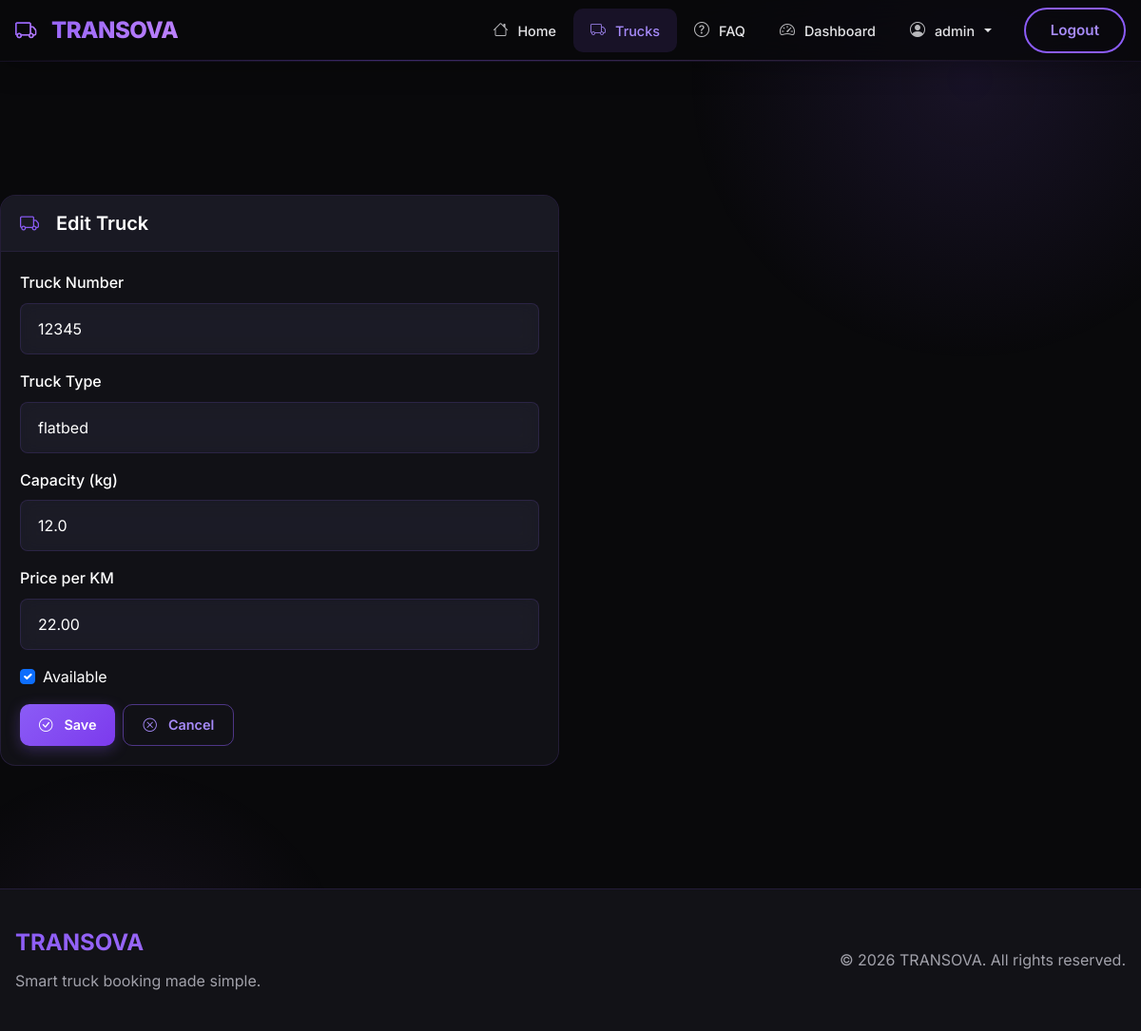
Page /bookings/admin/trucks/2/edit/ (signed in) on the committed database.
### accounts/models.py (models this page shows, shortened)
class User(AbstractUser):
    ROLE_ADMIN = "ADMIN"
    ROLE_COMPANY = "COMPANY"
    ROLE_CUSTOMER = "CUSTOMER"
    ROLE_DRIVER = "DRIVER"
    ROLE_CHOICES = (
        (ROLE_ADMIN, "Admin"),
        (ROLE_COMPANY, "Company"),
        (ROLE_CUSTOMER, "Customer"),
        (ROLE_DRIVER, "Driver"),
    )
    role = models.CharField(max_length=20, choices=ROLE_CHOICES, default=ROLE_CUSTOMER)
    phone = models.CharField(max_length=20, blank=True)
    address = models.TextField(blank=True)
    profile_picture = models.ImageField(
        upload_to="profile_pics/", blank=True, null=True
    )
    date_of_birth = models.DateField(null=True, blank=True)
    gender = models.CharField(
        max_length=10,
        choices=[
            ("male", "Male"),
            ("female", "Female"),
            ("other", "Other"),
        ],
        blank=True,
    )
    groups = models.ManyToManyField(
        "auth.Group",
        verbose_name="groups",
        blank=True,
        help_text="The groups this user belongs to.",
        related_name="custom_user_set",
        related_query_name="user",
    )
    user_permissions = models.ManyToManyField(
        "auth.Permission",
        verbose_name="user permissions",
        blank=True,
        help_text="Specific permissions for this user.",
        related_name="custom_user_set",
        related_query_name="user",
    )

### fleet/models.py (models this page shows, shortened)
class Truck(models.Model):
    TRUCK_TYPES = [
        ("box_truck", "Box Truck"),
        ("flatbed", "Flatbed"),
        ("refrigerated", "Refrigerated Truck"),
        ("tanker", "Tanker Truck"),
        ("semi_trailer", "Semi-Trailer Truck (18-Wheeler)"),
        ("garbage", "Garbage Truck"),
        ("car_carrier", "Car Carrier Truck"),
        ("heavy_haul", "Heavy Haul Truck"),
    ]
    company = models.ForeignKey(
        Company,
        on_delete=models.CASCADE,
        related_name="trucks",
        null=True,
        blank=True,
        db_index=True,  # Index for company-specific queries
    )
    truck_number = models.CharField(max_length=50)
    truck_type = models.CharField(max_length=50, choices=TRUCK_TYPES)
    capacity = models.FloatField()
    is_available = models.BooleanField(default=True, db_index=True)
    image = models.ImageField(upload_to="truck_images/", blank=True, null=True)
    price_per_km = models.DecimalField(max_digits=8, decimal_places=2)
    current_latitude = models.FloatField(null=True, blank=True, db_index=True)
    current_longitude = models.FloatField(null=True, blank=True)
    last_location_update = models.DateTimeField(null=True, blank=True)
    is_online = models.BooleanField(
        default=False, db_index=True
    )  # GPS device online status
    created_at = models.DateTimeField(auto_now_add=True, null=True, blank=True)
    updated_at = models.DateTimeField(auto_now=True, null=True, blank=True)
    class Meta:
        ordering = ["-created_at"]
        unique_together = [["company", "truck_number"]]

### bookings/views.py (the view, shortened to what this page needs)
@login_required(login_url="/login/")
def admin_truck_edit(request, truck_id):
    if not (
        request.user.is_staff
        or request.user.is_superuser
        or request.user.role == "ADMIN"
    ):
        messages.error(request, "You are not authorized to view this page.")
        return redirect("login")
    truck = get_object_or_404(Truck, id=truck_id)
    return render(request, "bookings/admin_truck_edit.html", {"truck": truck})

### bookings/context_processors.py (called while the page is built)
def pending_companies_count(request):
    try:
        if request.user.is_authenticated and (
            request.user.is_staff
            or request.user.is_superuser
            or request.user.role == "ADMIN"
        ):
            return {
                "pending_companies": Company.objects.filter(is_approved=False).count()
            }
    except:
        pass
    return {"pending_companies": 0}

### bookings/templates/bookings/admin_truck_edit.html (shortened to what this page needs)
{% extends "bookings/admin_base.html" %}
{% block admin_content %}
<div class="row">
    <div class="col-md-6">
        <div class="admin-card">
            <div class="card-header">
                <h5><i class="bi bi-truck me-2"></i>Edit Truck</h5>
            </div>
            <div class="card-body">
                <form method="POST">
                    <div class="mb-3">
                        <label class="form-label">Truck Number</label>
                        <input type="text" name="truck_number" class="form-control" value="{{ truck.truck_number }}" required>
                    </div>
                    <div class="mb-3">
                        <label class="form-label">Truck Type</label>
                        <input type="text" name="truck_type" class="form-control" value="{{ truck.truck_type }}" required>
                    </div>
                    <div class="mb-3">
                        <label class="form-label">Capacity (kg)</label>
                        <input type="number" name="capacity" step="0.01" class="form-control" value="{{ truck.capacity }}" required>
                    </div>
                    <div class="mb-3">
                        <label class="form-label">Price per KM</label>
                        <input type="number" name="price_per_km" step="0.01" class="form-control" value="{{ truck.price_per_km }}" required>
                    </div>
                    <div class="mb-3 form-check">
                        <input type="checkbox" name="is_available" class="form-check-input" id="is_available" {% if truck.is_available %}checked{% endif %}>
                        <label class="form-check-label" for="is_available">Available</label>
                    </div>
                    <div class="d-flex gap-2">
                        <button type="submit" class="btn btn-admin btn-admin-primary">
                            <i class="bi bi-check-circle me-1"></i> Save
                        </button>
                        <a href="{% url 'admin_trucks' %}" class="btn btn-admin btn-admin-outline">
                            <i class="bi bi-x-circle me-1"></i> Cancel
                        </a>
                    </div>
                </form>
            </div>
        </div>
    </div>
</div>
{% endblock %}

### bookings/templates/bookings/base.html (shortened to what this page needs)
{% load static %}
<!DOCTYPE html>
<html lang="en">
<head>
    <link href="https://cdn.jsdelivr.net/npm/bootstrap@5.3.3/dist/css/bootstrap.min.css" rel="stylesheet">
    <link href="https://cdn.jsdelivr.net/npm/bootstrap-icons@1.11.3/font/bootstrap-icons.css" rel="stylesheet">
    <link rel="stylesheet" href="https://unpkg.com/leaflet@1.9.4/dist/leaflet.css"/>
    <link rel="stylesheet" href="{% static 'css/theme.css' %}">
</head>
<body>
<nav class="navbar navbar-expand-lg kontrek-navbar fixed-top">
    <div class="container">
        <a class="navbar-brand" href="/">
            <i class="bi bi-truck me-2"></i>TRANSOVA
        </a>
        <div class="collapse navbar-collapse" id="nav">
            <ul class="navbar-nav ms-auto align-items-lg-center">
                <li class="nav-item">
                    <a class="nav-link {% if request.path == '/' %}active{% endif %}" href="/">
                        <i class="bi bi-house me-1"></i> Home
                    </a>
                </li>
                <li class="nav-item">
                    <a class="nav-link {% if '/trucks/' in request.path %}active{% endif %}" href="/trucks/">
                        <i class="bi bi-truck me-1"></i> Trucks
                    </a>
                </li>
                <li class="nav-item">
                    <a class="nav-link {% if '/faq/' in request.path %}active{% endif %}" href="/faq/">
                        <i class="bi bi-question-circle me-1"></i> FAQ
                    </a>
                </li>
                {% if user.is_authenticated %}
                    {% if user.is_staff or user.is_superuser or user.role == 'ADMIN' %}
                    <li class="nav-item">
                        <a class="nav-link" href="/bookings/admin-dashboard/">
                            <i class="bi bi-speedometer2 me-1"></i> Dashboard
                        </a>
                    </li>
                    <li class="nav-item dropdown">
                        <a class="nav-link dropdown-toggle" href="#" role="button" data-bs-toggle="dropdown">
                            <i class="bi bi-person-circle me-1"></i> {{ user.username }}
                        </a>
                    </li>
                    {% elif user.role == 'COMPANY' %}
                    <li class="nav-item"><a class="nav-link" href="/fleet/dashboard/"><i class="bi bi-speedometer2 me-1"></i> Dashboard</a></li>
                    {% else %}
                    <li class="nav-item"><a class="nav-link" href="/dashboard/"><i class="bi bi-speedometer2 me-1"></i> Dashboard</a></li>
                    {% endif %}
                    <li class="nav-item">
                        <a class="kontrek-btn-outline ms-lg-3" href="/logout/">Logout</a>
                    </li>
                {% endif %}
            </ul>
        </div>
    </div>
</nav>
<main class="kontrek-container">
    <div class="toast-container position-fixed top-0 end-0 p-3" style="z-index: 9999;">
    </div>
    {% block content %}{% endblock %}
</main>
<footer class="footer-custom">
    <div class="container">
        <div class="row align-items-center">
            <div class="col-md-6">
                <h5 class="footer-brand">TRANSOVA</h5>
                <p class="text-muted mb-0">Smart truck booking made simple.</p>
            </div>
            <div class="col-md-6 text-md-end">
                <p class="text-muted mb-0">&copy; 2026 TRANSOVA. All rights reserved.</p>
            </div>
        </div>
    </div>
</footer>
</body>
</html>

### bookings/templates/bookings/admin_base.html (style rules this page uses)
.admin-card { background: rgba(24, 24, 31, 0.6) !important; backdrop-filter: blur(20px); border: 1px solid rgba(139, 92, 246, 0.15); border-radius: 16px; overflow: hidden; transition: all 0.3s ease; }
.admin-card .card-header { background: rgba(34, 34, 48, 0.5); border-bottom: 1px solid rgba(139, 92, 246, 0.1); padding: 16px 20px; }
.admin-card .card-header h5 { margin-bottom: 0; color: var(--text-primary); font-weight: 600; display: flex; align-items: center; gap: 10px; }
.admin-card .card-header h5 i { color: var(--accent-primary); }
.admin-card .card-body { padding: 20px; }
.btn-admin { padding: 10px 20px; border-radius: 10px; font-weight: 600; font-size: 0.9rem; display: inline-flex; align-items: center; gap: 8px; transition: all 0.3s ease; text-decoration: none; border: none; cursor: pointer; }
.btn-admin-primary { background: linear-gradient(135deg, #8b5cf6, #7c3aed); color: #fff; box-shadow: 0 4px 15px rgba(139, 92, 246, 0.3); }
.btn-admin-outline { background: transparent; border: 1.5px solid rgba(139, 92, 246, 0.5); color: var(--accent-secondary); }

### rows in the picture
User: username "admin"
Truck: truck_number "12345", truck_type "flatbed", capacity "12.0", price_per_km "22.00", is_available "☑"
